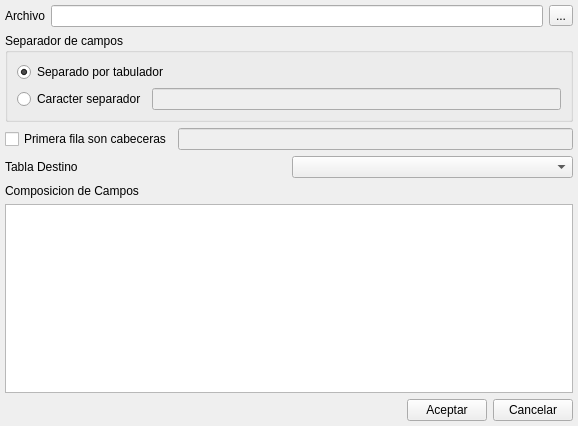
<ui version="4.0" >
 <class>ImportCSVBase</class>
 <widget class="QWidget" name="ImportCSVBase" >
  <property name="geometry" >
   <rect>
    <x>0</x>
    <y>0</y>
    <width>578</width>
    <height>426</height>
   </rect>
  </property>
  <property name="windowTitle" >
   <string>Importar CSV</string>
  </property>
  <property name="windowIcon" >
   <iconset resource="../../../bulmages.qrc" >:/BfBulmaFact32x32/images/png/32x32/i_bulmages_boton_listado.32x32.png</iconset>
  </property>
  <layout class="QVBoxLayout" >
   <property name="leftMargin" >
    <number>5</number>
   </property>
   <property name="topMargin" >
    <number>5</number>
   </property>
   <property name="rightMargin" >
    <number>5</number>
   </property>
   <property name="bottomMargin" >
    <number>5</number>
   </property>
   <item>
    <layout class="QHBoxLayout" >
     <item>
      <widget class="QLabel" name="label" >
       <property name="text" >
        <string>Archivo</string>
       </property>
      </widget>
     </item>
     <item>
      <widget class="QLineEdit" name="mui_archivo" />
     </item>
     <item>
      <widget class="QToolButton" name="mui_buscarArchivo" >
       <property name="text" >
        <string>...</string>
       </property>
      </widget>
     </item>
    </layout>
   </item>
   <item>
    <widget class="QGroupBox" name="groupBox" >
     <property name="title" >
      <string>Separador de campos</string>
     </property>
     <layout class="QGridLayout" >
      <item row="0" column="0" >
       <widget class="QRadioButton" name="mui_radioSeparadorTab" >
        <property name="text" >
         <string>Separado por tabulador</string>
        </property>
        <property name="checked" >
         <bool>true</bool>
        </property>
       </widget>
      </item>
      <item row="1" column="0" >
       <layout class="QHBoxLayout" >
        <item>
         <widget class="QRadioButton" name="mui_radioSeparadorCaracter" >
          <property name="text" >
           <string>Caracter separador</string>
          </property>
         </widget>
        </item>
        <item>
         <widget class="QLineEdit" name="mui_separador" >
          <property name="enabled" >
           <bool>false</bool>
          </property>
         </widget>
        </item>
       </layout>
      </item>
     </layout>
    </widget>
   </item>
   <item>
    <layout class="QHBoxLayout" >
     <item>
      <widget class="QCheckBox" name="mui_cabeceras" >
       <property name="text" >
        <string>Primera fila son cabeceras</string>
       </property>
      </widget>
     </item>
     <item>
      <widget class="QLineEdit" name="mui_cabecerasEdit" >
       <property name="enabled" >
        <bool>false</bool>
       </property>
      </widget>
     </item>
    </layout>
   </item>
   <item>
    <layout class="QHBoxLayout" >
     <item>
      <widget class="QLabel" name="label_2" >
       <property name="text" >
        <string>Tabla Destino</string>
       </property>
      </widget>
     </item>
     <item>
      <widget class="QComboBox" name="mui_combotablas" />
     </item>
    </layout>
   </item>
   <item>
    <layout class="QVBoxLayout" >
     <item>
      <widget class="QLabel" name="label_3" >
       <property name="text" >
        <string>Composicion de Campos</string>
       </property>
      </widget>
     </item>
     <item>
      <widget class="QTableWidget" name="mui_list" />
     </item>
    </layout>
   </item>
   <item>
    <layout class="QHBoxLayout" >
     <item>
      <spacer>
       <property name="orientation" >
        <enum>Qt::Horizontal</enum>
       </property>
       <property name="sizeHint" >
        <size>
         <width>40</width>
         <height>20</height>
        </size>
       </property>
      </spacer>
     </item>
     <item>
      <widget class="QPushButton" name="mui_aceptar" >
       <property name="text" >
        <string>Aceptar</string>
       </property>
      </widget>
     </item>
     <item>
      <widget class="QPushButton" name="mui_cancelar" >
       <property name="text" >
        <string>Cancelar</string>
       </property>
      </widget>
     </item>
    </layout>
   </item>
  </layout>
 </widget>
 <includes>
  <include location="local">local_BlI18n.h</include>
 </includes>
 <resources>
  <include location="../../../bulmages.qrc" />
 </resources>
 <connections>
  <connection>
   <sender>mui_radioSeparadorCaracter</sender>
   <signal>toggled(bool)</signal>
   <receiver>mui_separador</receiver>
   <slot>setEnabled(bool)</slot>
   <hints>
    <hint type="sourcelabel" >
     <x>139</x>
     <y>109</y>
    </hint>
    <hint type="destinationlabel" >
     <x>212</x>
     <y>109</y>
    </hint>
   </hints>
  </connection>
  <connection>
   <sender>mui_cabeceras</sender>
   <signal>toggled(bool)</signal>
   <receiver>mui_cabecerasEdit</receiver>
   <slot>setEnabled(bool)</slot>
   <hints>
    <hint type="sourcelabel" >
     <x>179</x>
     <y>163</y>
    </hint>
    <hint type="destinationlabel" >
     <x>274</x>
     <y>156</y>
    </hint>
   </hints>
  </connection>
 </connections>
</ui>
